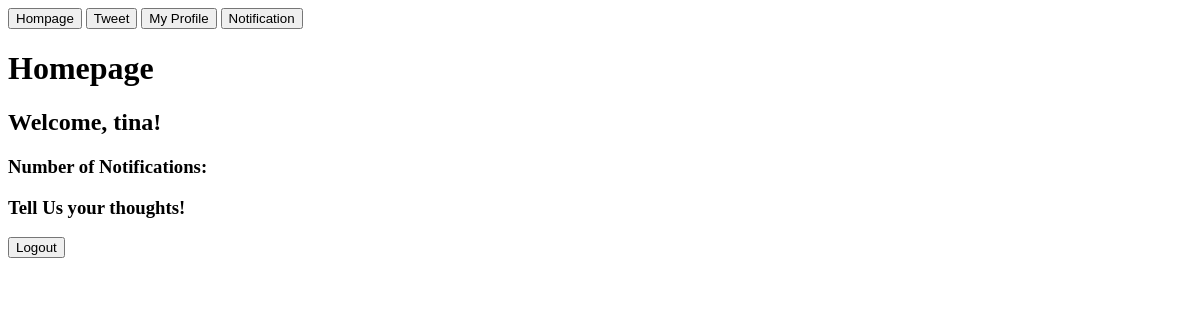
/ (signed in), run on an earlier commit of the app's database.
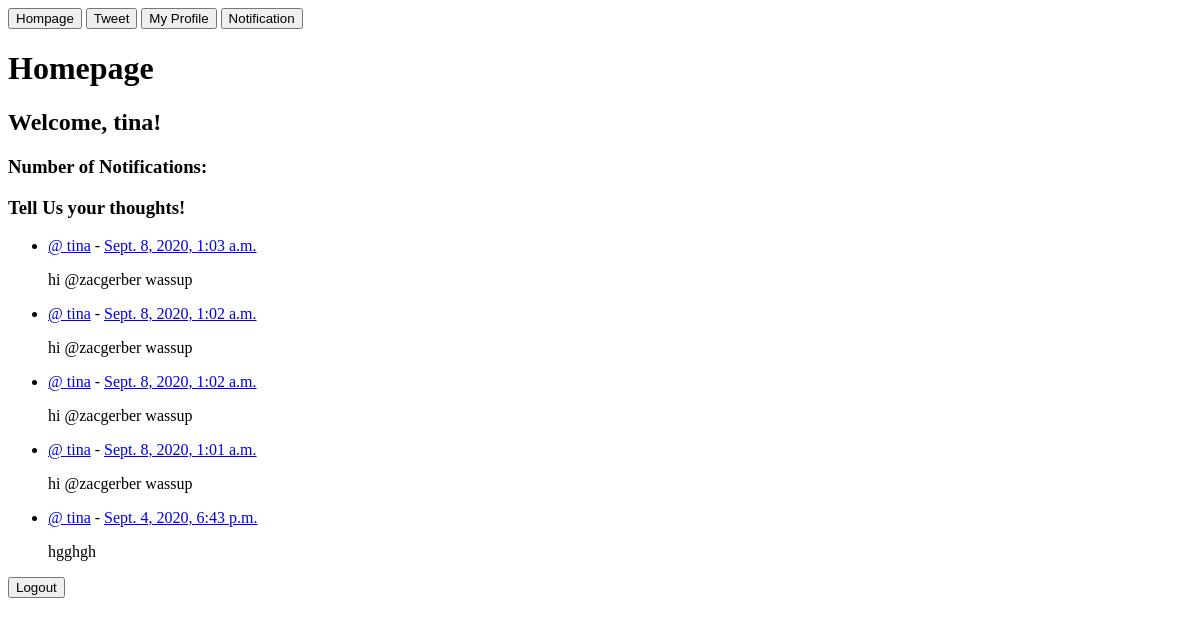
And on a later commit of the database.
### tweet/models.py (models this page shows, shortened)
class TweetModel(models.Model):
    body = models.TextField(max_length=140)
    post_date = models.DateTimeField(default=timezone.now, editable=False)
    author = models.ForeignKey(TwitUser, null=True, on_delete=models.CASCADE)

### twitteruser/models.py (models this page shows, shortened)
class TwitUser(AbstractUser):
    displayname = models.CharField(max_length=80, null=True)
    following = models.ManyToManyField('self', symmetrical=False, blank=True)

### twitteruser/views.py (the view)
# urls.py: path('', index, name='homepage'),
@login_required
def index(request):
    html = 'index.html'
    recent_tweets = TweetModel.objects.filter(author=request.user)
    following_list = TweetModel.objects.filter(
        author__in=request.user.following.all())
    twitter_feed = recent_tweets | following_list
    twitter_feed = twitter_feed.order_by("-post_date")
    notifications = Notification.objects.filter(
        receiver__id=request.user.id, notification_flag=False)
    return render(request, html, {
        "tweets": recent_tweets, "following_list": following_list,
        "twitter_feed": twitter_feed, "notifications": notifications})

### templates/index.html
<a href="/"><button>Hompage</button></a>
<a href="create_tweet_view/"><button>Tweet</button></a>
<a href="/user_detail_view/{{ request.user.id }}/"><input class="user detail" type="Submit" value="My Profile"></a>
<a href="notification_view/"><button>Notification</button></a>
<h1>Homepage</h1>
{%if request.user.is_authenticated %}
    <h2>Welcome, {{ request.user.username }}!</h2>
    <h3>Number of Notifications: {{notify}}</h3>
    <div>
        <h3>Tell Us your thoughts!</h3>
        {% for tweet in twitter_feed %}
        <ul>
            <li>
                <a href="/user_detail_view/{{ tweet.author.id }}/">@ {{ tweet.author.username }}</a> - <a href="/tweet_detail_view/{{tweet.id}}/">{{ tweet.post_date }}</a>
                <p>{{ tweet.body}}</p>
            </li>
        </ul>
        {%endfor%}
    </div>
    <p>
        <a href="/logout_view/"><button>Logout</button></a>
    </p>
{%endif%}

What changed in the data, as far as the page shows it:
added TweetModel: author.username "tina", post_date "Sept. 8, 2020, 1:03 a.m.", body "hi @zacgerber wassup"
added TweetModel: author.username "tina", post_date "Sept. 8, 2020, 1:02 a.m.", body "hi @zacgerber wassup"
added TweetModel: author.username "tina", post_date "Sept. 8, 2020, 1:02 a.m.", body "hi @zacgerber wassup"
added TweetModel: author.username "tina", post_date "Sept. 8, 2020, 1:01 a.m.", body "hi @zacgerber wassup"
added TweetModel: author.username "tina", post_date "Sept. 4, 2020, 6:43 p.m.", body "hgghgh"
